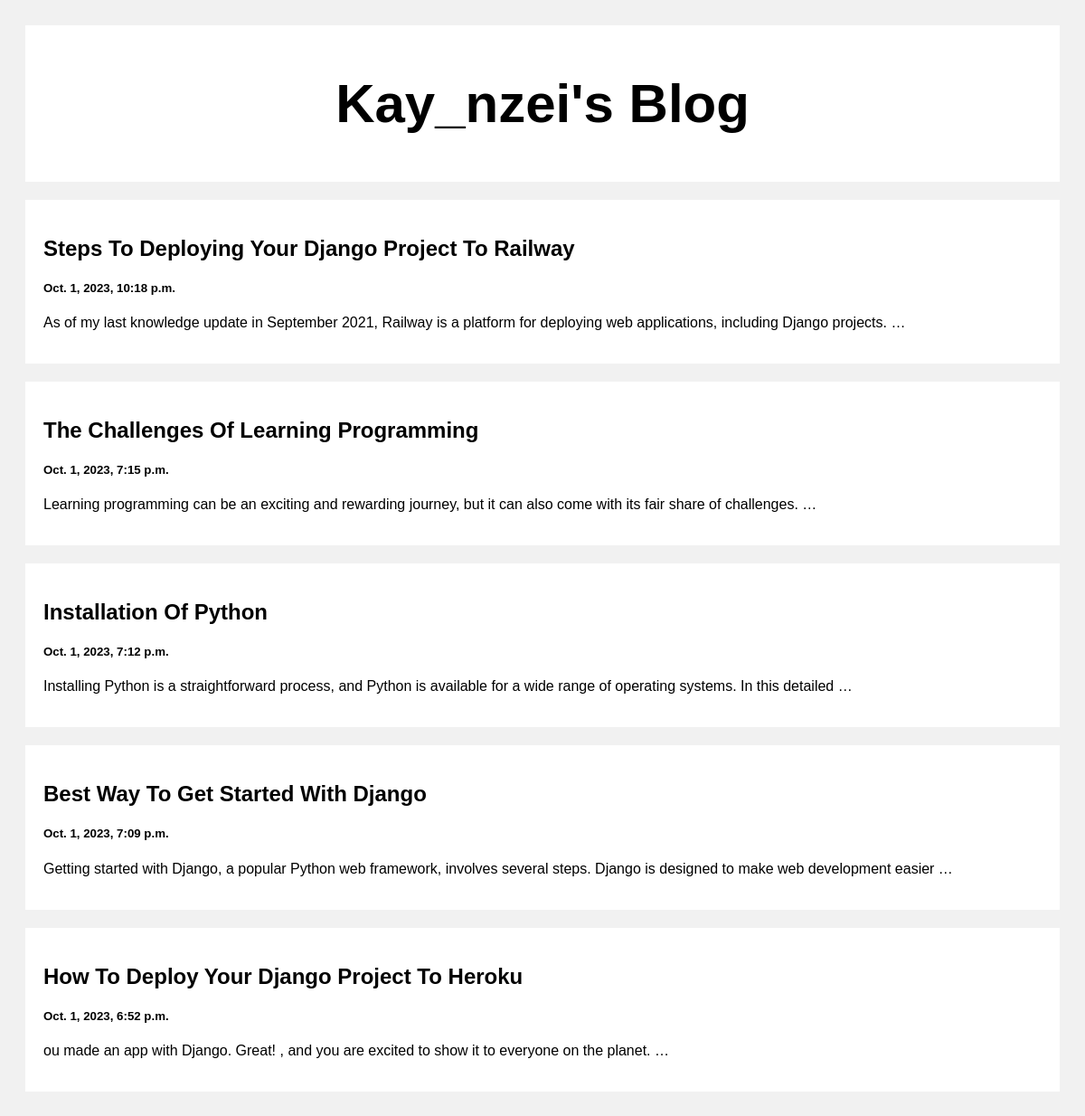
The page / on the database its author committed.
### myapp/models.py (models this page shows)
class Post(models.Model):
    title = models.CharField(max_length=100)
    body = models.CharField(max_length=1000000)
    created_at = models.DateTimeField(default=datetime.now, blank=True)

### myapp/views.py (the view)
# urls.py: path('', views.index, name = 'index'),
def index(request):
    posts = Post.objects.all()
    return render(request, 'index.html', {'posts': posts})

### templates/index.html (shortened to what this page needs)
<!DOCTYPE html>
<html>
<head>
</head>
<body>
<div class="header">
  <h2>Kay_nzei's Blog</h2>
</div>
<div class="row">
  <div class="leftcolumn">
    {% for post in posts reversed %}
    <div class="card">
      <a style="text-decoration: none; color: black;" href="/post/{{post.id}}">
        <h2>{{post.title}}</h2>
        <h5>{{post.created_at}}</h5>
        <p>{{post.body|truncatewords:20}}</p>
      </a>
    </div>
    {% endfor %}
  </div>
</div>
</body>
</html>

### templates/index.html (style rules this page uses)
* { box-sizing: border-box; }
body { font-family: Arial; padding: 20px; background: #f1f1f1; }
.header { padding: 2px; font-size: 40px; text-align: center; background: white; }
.leftcolumn { float: left; width: 100%; }
.card { background-color: white; padding: 20px; margin-top: 20px; }
.row:after { content: ""; display: table; clear: both; }

### rows shown on the page
Post: title "Steps To Deploying Your Django Project To Railway", created_at "Oct. 1, 2023, 10:18 p.m.", body "As of my last knowledge update in September 2021, Railway is a platform for deploying web applications, including Django projects. …"
Post: title "The Challenges Of Learning Programming", created_at "Oct. 1, 2023, 7:15 p.m.", body "Learning programming can be an exciting and rewarding journey, but it can also come with its fair share of challenges. …"
Post: title "Installation Of Python", created_at "Oct. 1, 2023, 7:12 p.m.", body "Installing Python is a straightforward process, and Python is available for a wide range of operating systems. In this detailed …"
Post: title "Best Way To Get Started With Django", created_at "Oct. 1, 2023, 7:09 p.m.", body "Getting started with Django, a popular Python web framework, involves several steps. Django is designed to make web development easier …"
Post: title "How To Deploy Your Django Project To Heroku", created_at "Oct. 1, 2023, 6:52 p.m.", body "ou made an app with Django. Great! , and you are excited to show it to everyone on the planet. …"
